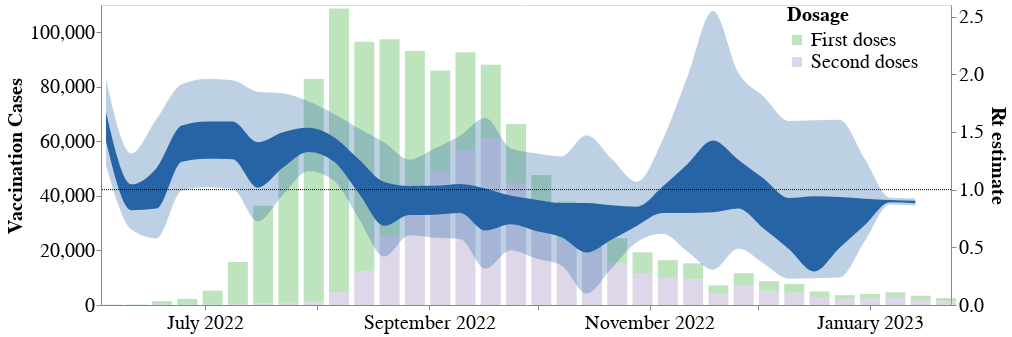

The code cell stored with this chart in its notebook:
### Markdown cell above
## analyzing association between vaccine derived immunity and Rt for NA

### Code cell
#first looking at first doses vs Rt
vac_df =pd.read_csv("../data/us_mpox_vaccinaiton.csv") ## data from CDC 
vac_df.index = vac_df["Unnamed: 0"]
vac_df = vac_df.transpose()
vac_df = vac_df.drop(index = "Unnamed: 0").reset_index()
vac_df = vac_df.replace(',','', regex=True)
vac_df.columns.name = None
vac_df["First doses"] = pd.to_numeric(vac_df["First doses"])
vac_df = vac_df.rename(columns={"index": "date"} )
long_vac = pd.melt(vac_df, id_vars='date', value_vars=['First doses', 'Second doses'])
long_vac.date = long_vac.date.apply(pd.to_datetime)
long_vac = long_vac[long_vac.date >"2022-05-30"]


vac_plot = alt.Chart(long_vac).mark_bar(interpolate='monotone', opacity = 0.5 , width = 20).encode(
    alt.X('date:T', axis=alt.Axis(title="",tickCount = "month", grid=False,format="%B %Y")),
    alt.Y('value',axis=alt.Axis(title="Vaccination Cases", grid=False, values = list(np.arange (0, 110000, 20000)))),
    alt.Color("variable",legend=alt.Legend(title= "Dosage",offset = -220, labelFontSize = 20, titleFontSize = 20), scale=alt.Scale(scheme='accent'))
         ).properties(
    width=850,
    height=300)

smoothed_intro_rt = smoothed_intro_rt[smoothed_intro_rt.date >"2022-05-30"]
case_rt = case_rt[case_rt.date >"2022-05-30"]

line2 = alt.Chart(smoothed_intro_rt).mark_area(interpolate='monotone', opacity = 1 ,color = "#2664A5").encode(
    alt.X('date:T', axis=alt.Axis(title="", tickCount = "month", grid=False,format="%B %Y")),
    alt.Y('lower_hpd_log_50_x',axis=alt.Axis(title="Rt estimate", grid=False)),# scale=alt.Scale(domain=(0.6, 1.3))),
    alt.Y2('upper_hpd_log_50_x' )).properties(
    width=850,
    height=300
 ).transform_filter(
    (datum.lower_hpd_log_50_x >0) & (datum.deme_x == "North America") #(datum.upper_hpd_log_50 < 4)
 )
band2 = alt.Chart(smoothed_intro_rt).mark_area(
    opacity=0.3, interpolate='monotone',color = "#2664A5"
).encode(
    alt.X('date:T', axis=alt.Axis(title="", grid=False)),
    alt.Y('lower_hpd_log_95_x', axis=alt.Axis(title="", grid=False)),# scale=alt.Scale(domain=(0.6, 1.3))),
    alt.Y2('upper_hpd_log_95_x')
).properties(
    width=850,
    height=300
 ).transform_filter(
     (datum.lower_hpd_log_95_x >0) & (datum.deme_x == "North America") # (datum.upper_hpd_log_95 < 4)
 )

phlyo_rt_plot_NA = band2 + line2 +one_line


band3 = alt.Chart(case_rt).mark_area(interpolate='monotone', opacity = 0.3 ,color = "#2664A5", strokeDash=[3,5]).encode(
    alt.X('date:T', axis=alt.Axis(title="", grid=False,format="%B %Y")),
    alt.Y('R_lower_95',axis=alt.Axis(title="", grid=False)),# scale=alt.Scale(domain=(0.6, 1.3))),
    alt.Y2('R_upper_95' ),
    alt.Color("region",legend=alt.Legend(title= "Region",offset = -220, labelFontSize = 20, titleFontSize = 20))
, alt.StrokeDash("region", legend=alt.Legend(title= "Region",offset = -220, labelFontSize = 20, titleFontSize = 20))).properties(
    width=850,
    height=300).transform_filter(
    (datum.region == "North America") # (datum.upper_hpd_log_95 < 4)
)

line3 = alt.Chart(case_rt).mark_line(
    opacity=1, interpolate='monotone', color = "#2664A5", strokeDash=[3,5]
).encode(
    alt.X('date:T', axis=alt.Axis(title="", grid=False)),
    alt.Y('median_R', axis=alt.Axis(title="", grid=False)),# scale=alt.Scale(domain=(0.6, 1.3))), 
    alt.Color("region"),
    
).properties(
    width=850,
    height=300).transform_filter(
    (datum.region == "North America") 
)

case_rt_plot_NA =   band3 + line3+  one_line


vac_comb = (vac_plot+ ( phlyo_rt_plot_NA).resolve_scale(y ="shared")).resolve_scale(y = "independent", color = "independent", strokeDash = "independent")
(vac_plot+ (phlyo_rt_plot_NA).resolve_scale(y ="shared")).resolve_scale(y = "independent", color = "independent", strokeDash = "independent").configure_axis(
    labelFontSize=20,
    titleFontSize=20
)

### Figure 1 — Vega-Lite specification as saved in the notebook (floating-point values rounded to 4 significant figures; data arrays with more than 128 entries replaced by an {"elided": "..."} marker saying what was removed)
{"config": {"view": {"continuousWidth": 400, "continuousHeight": 300}, "axis": {"labelFontSize": 20, "titleFontSize": 20}}, "layer": [{"data": {"name": "data-2a26ca16142c9aac5dcea43a058b1356"}, "mark": {"type": "bar", "interpolate": "monotone", "opacity": 0.5, "width": 20}, "encoding": {"color": {"field": "variable", "legend": {"labelFontSize": 20, "offset": -220, "title": "Dosage", "titleFontSize": 20}, "scale": {"scheme": "accent"}, "type": "nominal"}, "x": {"axis": {"format": "%B %Y", "grid": false, "tickCount": "month", "title": ""}, "field": "date", "type": "temporal"}, "y": {"axis": {"grid": false, "title": "Vaccination Cases", "values": [0.0, 20000.0, 40000.0, 60000.0, 80000.0, 100000.0]}, "field": "value", "type": "quantitative"}}, "height": 300, "width": 850}, {"layer": [{"mark": {"type": "area", "color": "#2664A5", "interpolate": "monotone", "opacity": 0.3}, "encoding": {"x": {"axis": {"grid": false, "title": ""}, "field": "date", "type": "temporal"}, "y": {"axis": {"grid": false, "title": ""}, "field": "lower_hpd_log_95_x", "type": "quantitative"}, "y2": {"field": "upper_hpd_log_95_x"}}, "height": 300, "transform": [{"filter": "((datum.lower_hpd_log_95_x > 0) && (datum.deme_x === 'North America'))"}], "width": 850}, {"mark": {"type": "area", "color": "#2664A5", "interpolate": "monotone", "opacity": 1}, "encoding": {"x": {"axis": {"format": "%B %Y", "grid": false, "tickCount": "month", "title": ""}, "field": "date", "type": "temporal"}, "y": {"axis": {"grid": false, "title": "Rt estimate"}, "field": "lower_hpd_log_50_x", "type": "quantitative"}, "y2": {"field": "upper_hpd_log_50_x"}}, "height": 300, "transform": [{"filter": "((datum.lower_hpd_log_50_x > 0) && (datum.deme_x === 'North America'))"}], "width": 850}, {"data": {"name": "data-0f80976e06af035141dd0a0f11df9332"}, "mark": {"type": "rule", "strokeDash": [1, 1]}, "encoding": {"y": {"field": "y", "type": "quantitative"}}, "height": 300, "width": 850}], "data": {"name": "data-002275787808c4d87611fff86536ee38"}, "resolve": {"scale": {"y": "shared"}}}], "resolve": {"scale": {"color": "independent", "strokeDash": "independent", "y": "independent"}}, "$schema": "https://vega.github.io/schema/vega-lite/v4.17.0.json", "datasets": {"data-2a26ca16142c9aac5dcea43a058b1356": [{"date": "2022-06-05T00:00:00", "variable": "First doses", "value": 149}, {"date": "2022-06-12T00:00:00", "variable": "First doses", "value": 176}, {"date": "2022-06-19T00:00:00", "variable": "First doses", "value": 1399}, {"date": "2022-06-26T00:00:00", "variable": "First doses", "value": 2205}, {"date": "2022-07-03T00:00:00", "variable": "First doses", "value": 5221}, {"date": "2022-07-10T00:00:00", "variable": "First doses", "value": 15561}, {"date": "2022-07-17T00:00:00", "variable": "First doses", "value": 35853}, {"date": "2022-07-24T00:00:00", "variable": "First doses", "value": 54771}, {"date": "2022-07-31T00:00:00", "variable": "First doses", "value": 81501}, {"date": "2022-08-07T00:00:00", "variable": "First doses", "value": 104070}, {"date": "2022-08-14T00:00:00", "variable": "First doses", "value": 84125}, {"date": "2022-08-21T00:00:00", "variable": "First doses", "value": 72217}, {"date": "2022-08-28T00:00:00", "variable": "First doses", "value": 56202}, {"date": "2022-09-04T00:00:00", "variable": "First doses", "value": 36852}, {"date": "2022-09-11T00:00:00", "variable": "First doses", "value": 35798}, {"date": "2022-09-18T00:00:00", "variable": "First doses", "value": 27015}, {"date": "2022-09-25T00:00:00", "variable": "First doses", "value": 21670}, {"date": "2022-10-02T00:00:00", "variable": "First doses", "value": 16655}, {"date": "2022-10-09T00:00:00", "variable": "First doses", "value": 13383}, {"date": "2022-10-16T00:00:00", "variable": "First doses", "value": 11717}, {"date": "2022-10-23T00:00:00", "variable": "First doses", "value": 9292}, {"date": "2022-10-30T00:00:00", "variable": "First doses", "value": 7722}, {"date": "2022-11-06T00:00:00", "variable": "First doses", "value": 6486}, {"date": "2022-11-13T00:00:00", "variable": "First doses", "value": 5903}, {"date": "2022-11-20T00:00:00", "variable": "First doses", "value": 2952}, {"date": "2022-11-27T00:00:00", "variable": "First doses", "value": 4544}, {"date": "2022-12-04T00:00:00", "variable": "First doses", "value": 3571}, {"date": "2022-12-11T00:00:00", "variable": "First doses", "value": 3217}, {"date": "2022-12-18T00:00:00", "variable": "First doses", "value": 2198}, {"date": "2022-12-25T00:00:00", "variable": "First doses", "value": 1487}, {"date": "2023-01-01T00:00:00", "variable": "First doses", "value": 1642}, {"date": "2023-01-08T00:00:00", "variable": "First doses", "value": 2053}, {"date": "2023-01-15T00:00:00", "variable": "First doses", "value": 1549}, {"date": "2023-01-22T00:00:00", "variable": "First doses", "value": 1259}, {"date": "2022-06-05T00:00:00", "variable": "Second doses", "value": 0}, {"date": "2022-06-12T00:00:00", "variable": "Second doses", "value": 0}, {"date": "2022-06-19T00:00:00", "variable": "Second doses", "value": "36"}, {"date": "2022-06-26T00:00:00", "variable": "Second doses", "value": "37"}, {"date": "2022-07-03T00:00:00", "variable": "Second doses", "value": "68"}, {"date": "2022-07-10T00:00:00", "variable": "Second doses", "value": "168"}, {"date": "2022-07-17T00:00:00", "variable": "Second doses", "value": "526"}, {"date": "2022-07-24T00:00:00", "variable": "Second doses", "value": "806"}, {"date": "2022-07-31T00:00:00", "variable": "Second doses", "value": "1399"}, {"date": "2022-08-07T00:00:00", "variable": "Second doses", "value": "4649"}, {"date": "2022-08-14T00:00:00", "variable": "Second doses", "value": "12396"}, {"date": "2022-08-21T00:00:00", "variable": "Second doses", "value": "25196"}, {"date": "2022-08-28T00:00:00", "variable": "Second doses", "value": "36928"}, {"date": "2022-09-04T00:00:00", "variable": "Second doses", "value": "49147"}, {"date": "2022-09-11T00:00:00", "variable": "Second doses", "value": "56869"}, {"date": "2022-09-18T00:00:00", "variable": "Second doses", "value": "61053"}, {"date": "2022-09-25T00:00:00", "variable": "Second doses", "value": "44705"}, {"date": "2022-10-02T00:00:00", "variable": "Second doses", "value": "31027"}, {"date": "2022-10-09T00:00:00", "variable": "Second doses", "value": "24483"}, {"date": "2022-10-16T00:00:00", "variable": "Second doses", "value": "19390"}, {"date": "2022-10-23T00:00:00", "variable": "Second doses", "value": "15227"}, {"date": "2022-10-30T00:00:00", "variable": "Second doses", "value": "11602"}, {"date": "2022-11-06T00:00:00", "variable": "Second doses", "value": "9953"}, {"date": "2022-11-13T00:00:00", "variable": "Second doses", "value": "9390"}, {"date": "2022-11-20T00:00:00", "variable": "Second doses", "value": "4219"}, {"date": "2022-11-27T00:00:00", "variable": "Second doses", "value": "7113"}, {"date": "2022-12-04T00:00:00", "variable": "Second doses", "value": "5198"}, {"date": "2022-12-11T00:00:00", "variable": "Second doses", "value": "4495"}, {"date": "2022-12-18T00:00:00", "variable": "Second doses", "value": "2789"}, {"date": "2022-12-25T00:00:00", "variable": "Second doses", "value": "2117"}, {"date": "2023-01-01T00:00:00", "variable": "Second doses", "value": "2380"}, {"date": "2023-01-08T00:00:00", "variable": "Second doses", "value": "2596"}, {"date": "2023-01-15T00:00:00", "variable": "Second doses", "value": "1869"}, {"date": "2023-01-22T00:00:00", "variable": "Second doses", "value": "1282"}], "data-002275787808c4d87611fff86536ee38": {"elided": "165 records"}, "data-0f80976e06af035141dd0a0f11df9332": [{"y": 1.0}]}}
